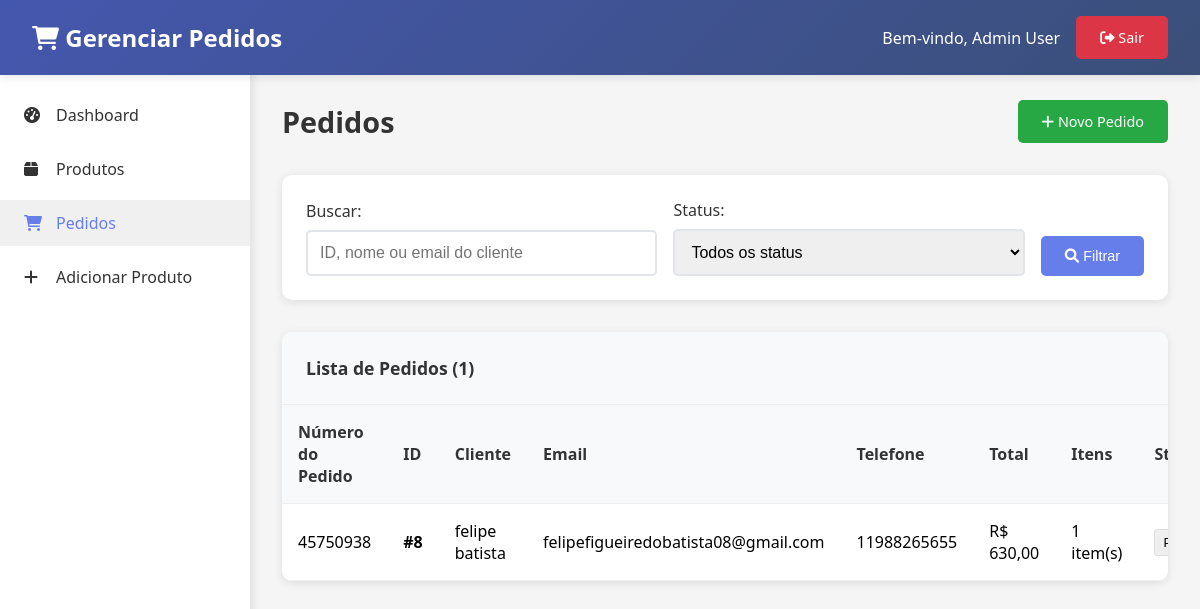
The app's page /admin_panel/orders.php (signed in) with its own data.
### tables this page shows
CREATE TABLE `orders` (
  `id` int(11) NOT NULL,
  `customer_name` varchar(255) NOT NULL,
  `customer_email` varchar(255) NOT NULL,
  `customer_phone` varchar(255) DEFAULT NULL,
  `total_amount` decimal(10,2) NOT NULL,
  `status` varchar(255) DEFAULT 'pending',
  `created_at` datetime DEFAULT current_timestamp(),
  `updated_at` datetime DEFAULT current_timestamp() ON UPDATE current_timestamp(),
  `order_number` varchar(255) DEFAULT NULL
);

### admin_panel/config.php (called while the page is built, shortened)
<?php
function formatPrice($price) {
    return 'R$ ' . number_format($price, 2, ',', '.');
}
?>

### admin_panel/orders.php (the view, shortened to what this page needs)
<?php
require_once 'config.php';
$pdo = getDatabase();
$search = $_GET['search'] ?? '';
$where = [];
$params = [];
$whereClause = $where ? "WHERE " . implode(" AND ", $where) : "";
$stmt = $pdo->prepare("
    SELECT o.*, o.order_number, COUNT(oi.id) as item_count
    FROM orders o
    LEFT JOIN order_items oi ON o.id = oi.order_id
    $whereClause
    GROUP BY o.id
    ORDER BY o.created_at DESC
");
$stmt->execute($params);
$orders = $stmt->fetchAll();
?>
<!DOCTYPE html>
<html lang="pt-BR">
<head>
    <link href="https://cdnjs.cloudflare.com/ajax/libs/font-awesome/6.0.0/css/all.min.css" rel="stylesheet">
</head>
<body>
    <div class="header">
        <h1><i class="fas fa-shopping-cart"></i> Gerenciar Pedidos</h1>
        <div class="user-info">
            <span>Bem-vindo, <?php echo htmlspecialchars($_SESSION['user_name']); ?></span>
            <a href="logout.php" class="btn btn-logout">
                <i class="fas fa-sign-out-alt"></i> Sair
            </a>
        </div>
    </div>
    <div class="sidebar">
        <ul>
            <li><a href="index.php"><i class="fas fa-tachometer-alt"></i> Dashboard</a></li>
            <li><a href="products.php"><i class="fas fa-box"></i> Produtos</a></li>
            <li><a href="orders.php" class="active"><i class="fas fa-shopping-cart"></i> Pedidos</a></li>
            <li><a href="add_product.php"><i class="fas fa-plus"></i> Adicionar Produto</a></li>
        </ul>
    </div>
    <div class="main-content">
        <div class="page-header">
            <h2>Pedidos</h2>
            <a href="add_order.php" class="btn btn-success">
                <i class="fas fa-plus"></i> Novo Pedido
            </a>
        </div>
        <div class="filters">
            <form method="GET">
                <div class="filters-row">
                    <div class="form-group">
                        <label for="search">Buscar:</label>
                        <input type="text" id="search" name="search" value="<?php echo htmlspecialchars($search); ?>" placeholder="ID, nome ou email do cliente">
                    </div>
                    <div class="form-group">
                        <label for="status">Status:</label>
                        <select id="status" name="status">
                            <option value="">Todos os status</option>
                        </select>
                    </div>
                    <button type="submit" class="btn btn-primary">
                        <i class="fas fa-search"></i> Filtrar
                    </button>
                </div>
            </form>
        </div>
        <div class="card">
            <div class="card-header">
                <h3>Lista de Pedidos (<?php echo count($orders); ?>)</h3>
            </div>
            <div class="card-body">
                <?php if (empty($orders)): ?>
                    <div style="padding: 2rem; text-align: center; color: #666;">
                        <i class="fas fa-shopping-cart" style="font-size: 3rem; margin-bottom: 1rem; opacity: 0.3;"></i>
                        <p>Nenhum pedido encontrado.</p>
                    </div>
                <?php else: ?>
                    <table class="table">
                        <thead>
                            <tr>
                                <th>Número do Pedido</th>
                                <th>ID</th>
                                <th>Cliente</th>
                                <th>Email</th>
                                <th>Telefone</th>
                                <th>Total</th>
                                <th>Itens</th>
                                <th>Status</th>
                            </tr>
                        </thead>
                        <tbody>
                            <?php foreach ($orders as $order): ?>
                            <tr>
                                <td><?php echo htmlspecialchars($order["order_number"]); ?></td>
                                <td><strong>#<?php echo $order["id"]; ?></strong></td>
                                <td><?php echo htmlspecialchars($order['customer_name']); ?></td>
                                <td><?php echo htmlspecialchars($order['customer_email']); ?></td>
                                <td><?php echo htmlspecialchars($order['customer_phone'] ?: '-'); ?></td>
                                <td><?php echo formatPrice($order['total_amount']); ?></td>
                                <td><?php echo $order['item_count']; ?> item(s)</td>
                                <td>
                                    <form method="POST" style="display: inline;">
                                        <select name="status" class="status-select" onchange="this.form.submit()">
                                            <option value="pending" <?php echo $order['status'] === 'pending' ? 'selected' : ''; ?>>Pendente</option>
                                        </select>
                                    </form>
                                </td>
                            </tr>
                            <?php endforeach; ?>
                        </tbody>
                    </table>
                <?php endif; ?>
            </div>
        </div>
    </div>
</body>
</html>

### admin_panel/orders.php (style rules this page uses)
* { margin: 0; padding: 0; box-sizing: border-box; }
body { font-family: 'Segoe UI', Tahoma, Geneva, Verdana, sans-serif; background-color: #f5f5f5; }
.header { background: linear-gradient(135deg,rgb(68, 87, 174) 0%, #3b4f79 100%); color: white; padding: 1rem 2rem; display: flex; justify-content: space-between; align-items: center; box-shadow: 0 2px 10px rgba(0,0,0,0.1); position: fixed; width: 100%; top: 0; left: 0; z-index: 1000; }
.header h1 { font-size: 1.5rem; }
.header .user-info { display: flex; align-items: center; gap: 1rem; }
.sidebar { position: fixed; left: 0; top: 68px; width: 250px; height: calc(100vh - 68px); background: white; box-shadow: 2px 0 10px rgba(0,0,0,0.1); padding: 1rem 0; z-index: 999; overflow-y: auto; }
.sidebar ul { list-style: none; }
.sidebar li { margin: 0.5rem 0; }
.sidebar a { display: flex; align-items: center; padding: 0.75rem 1.5rem; color: #333; text-decoration: none; transition: background-color 0.3s; }
.sidebar a:hover, .sidebar a.active { background-color: #f0f0f0; color: #667eea; }
.sidebar i { margin-right: 0.75rem; width: 20px; }
.main-content { margin-left: 250px; padding: 2rem; margin-top: 68px; }
.page-header { display: flex; justify-content: space-between; align-items: center; margin-bottom: 2rem; }
.page-header h2 { color: #333; font-size: 1.8rem; }
.filters { background: white; padding: 1.5rem; border-radius: 10px; box-shadow: 0 2px 10px rgba(0,0,0,0.1); margin-bottom: 2rem; }
.filters-row { display: flex; gap: 1rem; align-items: end; }
.form-group { flex: 1; }
.form-group label { display: block; margin-bottom: 0.5rem; color: #333; font-weight: 500; }
.form-group input, .form-group select { width: 100%; padding: 0.75rem; border: 2px solid #e1e5e9; border-radius: 5px; font-size: 1rem; }
.btn { padding: 0.75rem 1.5rem; border: none; border-radius: 5px; cursor: pointer; text-decoration: none; display: inline-block; font-size: 0.9rem; transition: background-color 0.3s; }
.btn-primary { background: #667eea; color: white; }
.btn-success { background: #28a745; color: white; }
.btn-logout { background: #dc3545; color: white; }
.card { background: white; border-radius: 10px; box-shadow: 0 2px 10px rgba(0,0,0,0.1); overflow: hidden; }
.card-header { padding: 1.5rem; border-bottom: 1px solid #eee; background: #f8f9fa; display: flex; justify-content: space-between; align-items: center; }
.card-header h3 { color: #333; font-size: 1.1rem; }
.card-body { padding: 0; }
.table { width: 100%; border-collapse: collapse; }
.table th, .table td { padding: 1rem; text-align: left; border-bottom: 1px solid #eee; }
.table th { background: #f8f9fa; font-weight: 600; color: #333; }
.status-select { padding: 0.25rem; border: 1px solid #ddd; border-radius: 3px; font-size: 0.8rem; }

### records on screen
orders: order_number "45750938", id "8", customer_name "felipe batista", customer_email "felipefigueiredobatista08@gmail.com", customer_phone "11988265655", total_amount "R$ 630,00", item_count "1", status "Pendente"

### other values on screen
$_SESSION['user_name'] "Admin User"
count($orders) "1"
